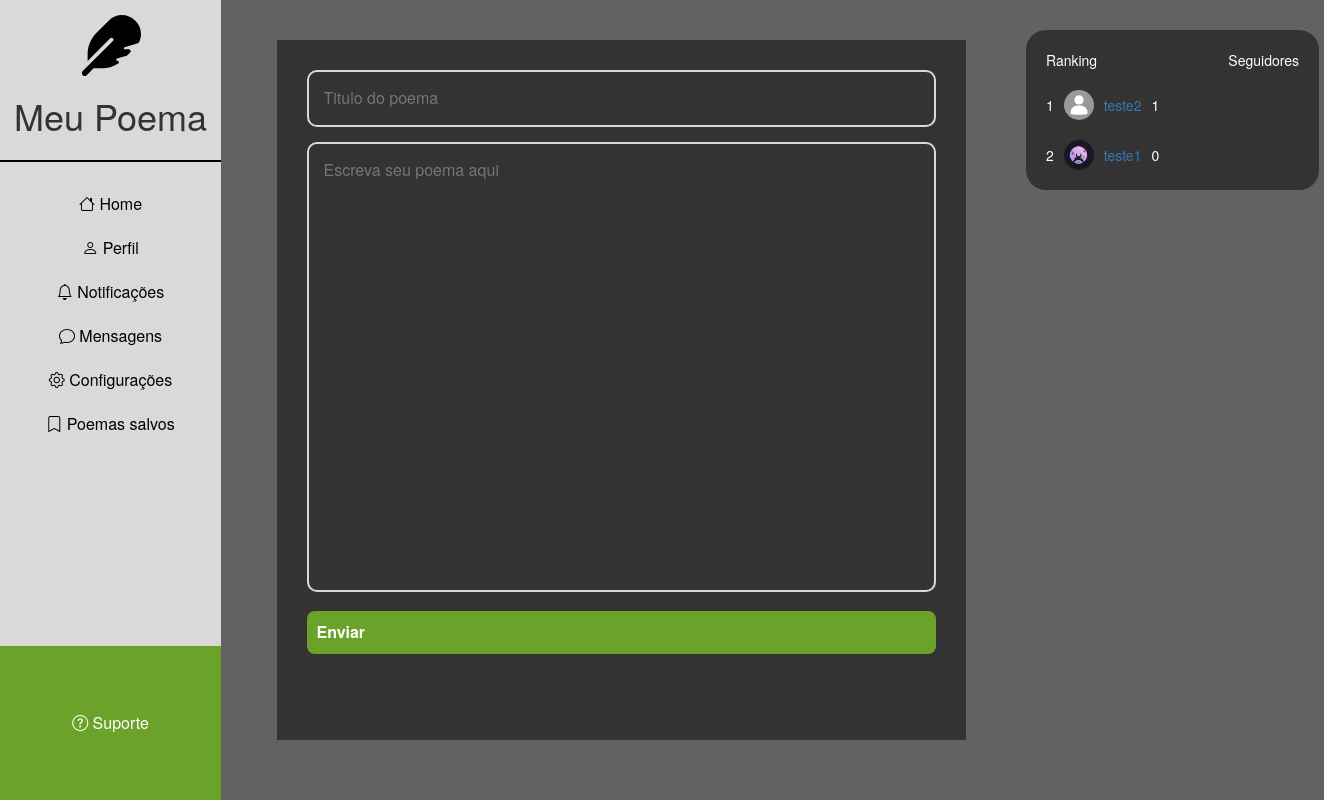
The app's page /post/create (signed in), older data.
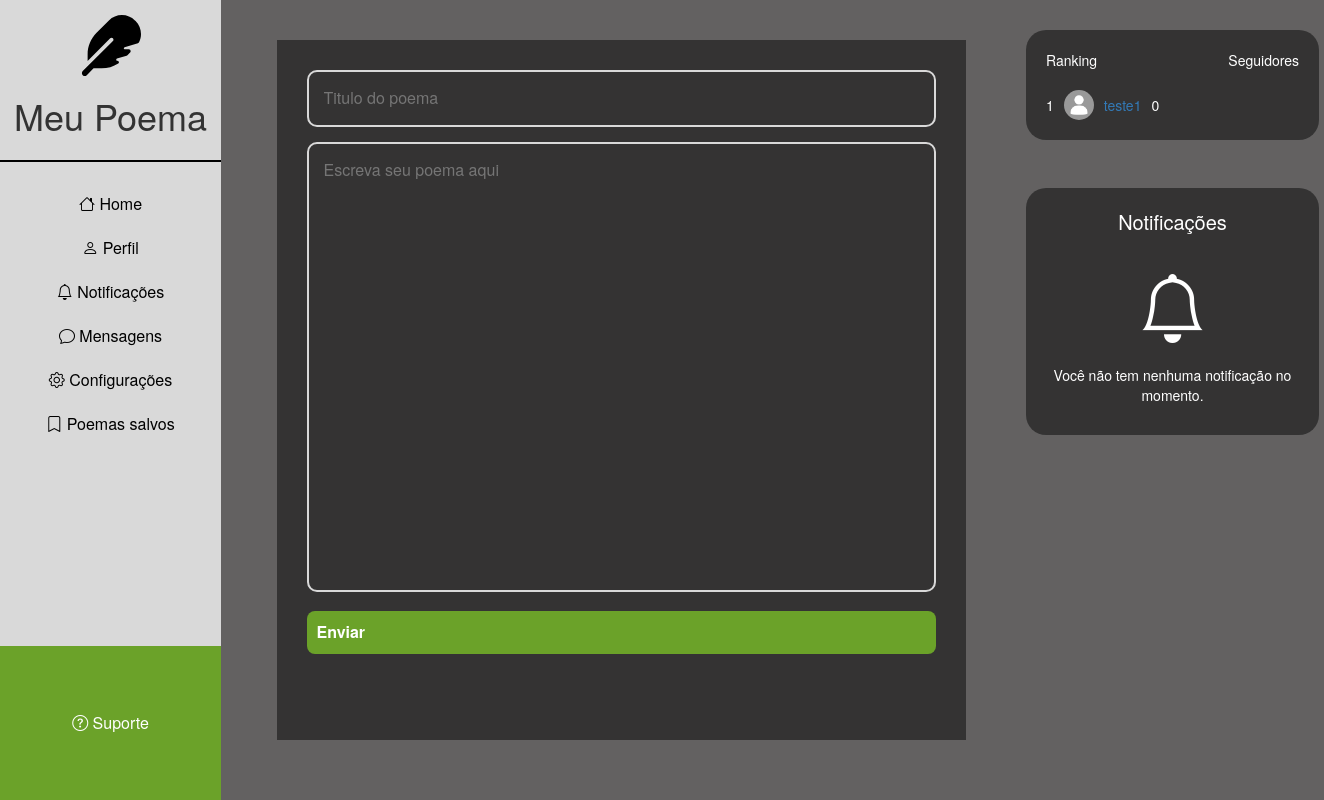
The same page, newer data.
### meuPoema/models.py (models this page shows)
class User(database.Model, UserMixin):
    id = database.Column(database.Integer, primary_key=True)
    username = database.Column(database.String(), nullable=False)
    userUnique = database.Column(database.String(), default=lambda: "@" + uuid.uuid4().hex[:10])
    email = database.Column(database.String(), unique=True, nullable=False)
    password = database.Column(database.String(),nullable=False)
    foto_perfil = database.Column(database.String(), default='default.jpg')
    posts = database.relationship('Post', backref='author', lazy=True)
    followers = database.relationship('Follow', foreign_keys='Follow.followed_id', backref='followed', lazy=True)
    bio = database.Column(database.String(), default='Sem biografia')
    notifications = database.relationship('Notification', backref='user', lazy=True)
    configRanking = database.Column(database.Boolean(), default=False)
    configNotifications = database.Column(database.Boolean(), default=False)

### meuPoema/routes.py (the view, shortened to what this page needs)
@app.route("/post/create", methods=['GET', 'POST'])
@login_required
def postPoem():
    formPost = FormPost()
    rank = lista_rank()
    return render_template('postPoem.html', current_user=current_user, avatars=avatars, rank=rank, formPost=formPost)

### meuPoema/forms.py
class FormPost(flask_wtf.FlaskForm):
    title = StringField('Digite o titulo do poema aqui', validators=[DataRequired(), Length(min=3, max=100)])
    content = TextAreaField('Conteúdo', validators=[DataRequired(), Length(min=3, max=5000)])
    submit = SubmitField('Enviar')

### meuPoema/models.py (called while the page is built)
@login_manager.user_loader
def load_user(user_id):
    return User.query.get(int(user_id))

### meuPoema/routes.py (called while the page is built)
def lista_rank():
    rank = (database.session.query(User)
            .outerjoin(User.followers)
            .group_by(User.id)
            .order_by(func.count(User.followers).desc())
            .limit(5)
            .all())
    return rank

### meuPoema/templates/postPoem.html (shortened to what this page needs)
{% extends 'base.html' %}
{% block body %}
    <div class="postPoem">
        <form action="" method="POST">
            {{ formPost.title(placeholder="Titulo do poema", autocomplete="off") }}<br>
            {{ formPost.content(placeholder="Escreva seu poema aqui") }}<br>
            {{ formPost.submit() }}
        </form>
    </div>
{% endblock %}

### meuPoema/templates/rank.html
<div>
    {% if current_user.configRanking %}
    {% else %}
        <div class="followers">
            <div class="title">
                <p>Ranking</p>
                <p>Seguidores</p>
            </div>
            <div class="userRanking">
                {% for rank in rank %}
                    <div class="user">
                        <p>{{ loop.index }}</p>
                        <a href="{{  url_for('profile', id=rank.id) }}">
                            <img src="{{ url_for('static', filename='profile_pictures/' + rank.foto_perfil) }}" class="img-rank" alt="Avatar">
                        </a>
                        <a href="{{  url_for('profile', id=rank.id) }}">
                            <p id="name">{{ rank.username }}</p>
                        </a>
                        <p id="followers">{{ rank.followers|length }}</p>
                    </div>
                {% endfor %}
            </div>
        </div>
    {% endif %}
    {% if current_user.configNotifications %}
    {% else %}
        <div class="notifications">
            <p id="title-notification">Notificações</p>
            <i class="bi bi-bell"></i>
            <p id="text-notification">Você não tem nenhuma notificação no momento.</p>
        </div>
    {% endif %}
</div>

Row changes from the older to the newer data that the page shows:
removed User: foto_perfil (placeholder picture), username "teste2", followers|length "1"
changed User "teste1": foto_perfil: picture removed, a placeholder shows; configNotifications True → False (drawn)
Text that changed along with them:
text now shown: "Notificações Você não tem nenhuma notificação no momento."
